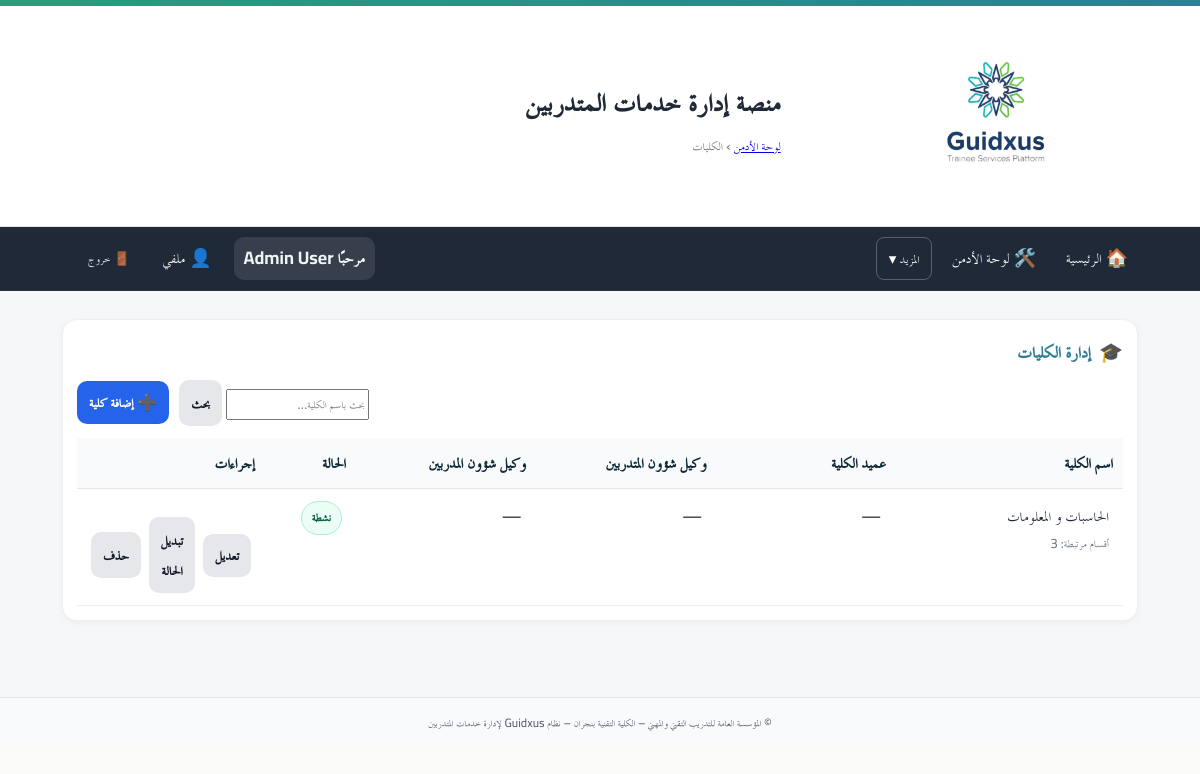
The page /admin/colleges/ (signed in) on the database its author committed.
### app/models.py (models this page shows)
class User(Base):
    __tablename__ = "users"
    id = Column(Integer, primary_key=True, autoincrement=True)
    full_name = Column(String(255), nullable=False)
    username = Column(String(100), unique=True, nullable=False, index=True)
    password_hash = Column(String(255), nullable=False)
    is_admin = Column(Boolean, default=False, nullable=False)   # سوبر أدمن (صلاحيات كاملة)
    is_college_admin = Column(Boolean, default=False, nullable=False)  # أدمن كلية (صلاحيات في نطاق كلية واحدة)
    college_admin_college = Column(String(255), nullable=True)  # الكلية التي يديرها أدمن الكلية
    is_hod = Column(Boolean, default=False, nullable=False)      # رئيس قسم؟
    is_doc = Column(Boolean, default=False, nullable=False)      # 👈 طبيب الكلية (جديد)
    hod_college = Column(String(255), nullable=True)             # كلية رئيس القسم (إن وُجد)
    is_active = Column(Boolean, default=True, nullable=False)
    must_change_password = Column(Boolean, default=True, nullable=False)  # يجب تغيير كلمة المرور عند أول دخول
    created_at = Column(DateTime, server_default=func.now(), nullable=False)
    updated_at = Column(DateTime, onupdate=func.now())
    headed_departments = relationship(
        "Department",
        back_populates="head_user",
        foreign_keys="Department.head_user_id",
        lazy="selectin",
    )

class College(Base):
    __tablename__ = "colleges"
    id = Column(Integer, primary_key=True, index=True)
    name = Column(String(255), nullable=False)
    name_en = Column(String(255), nullable=True)                 # إنجليزي للطباعة
    name_print_ar = Column(String(255), nullable=True)           # عربي للطباعة (جديد)
    dean_name = Column(String(255), nullable=True)
    vp_students_name = Column(String(255), nullable=True)
    vp_trainers_name = Column(String(255), nullable=True)
    dean_sign_path = Column(Text, nullable=True)
    vp_students_sign_path = Column(Text, nullable=True)
    students_affairs_stamp_path = Column(Text, nullable=True)
    is_active = Column(Boolean, nullable=False, default=False)
    created_at = Column(DateTime, server_default=func.now(), nullable=False)
    updated_at = Column(DateTime, server_default=func.now(), onupdate=func.now(), nullable=False)

### app/routers/admin_colleges.py (the view)
@router.get("")
@router.get("/")
def colleges_list(
    request: Request,
    admin=Depends(require_admin),
    db: Session = Depends(get_db),
    q: Optional[str] = None,
):
    current_user = get_current_user(request, db)
    if current_user and current_user.is_college_admin and current_user.college_admin_college:
        db_items: List[College] = (
            db.query(College)
            .filter(College.name == current_user.college_admin_college)
            .order_by(College.name.asc())
            .all()
        )
    else:
        db_items: List[College] = db.query(College).order_by(College.name.asc()).all()
    existing_norm = {normalize(c.name): c for c in db_items}
    dept_names = get_distinct_dept_colleges_norm(db)
    items: List[dict] = []
    for c in db_items:
        items.append({
            "id": c.id,
            "name": c.name,
            "name_en": getattr(c, "name_en", None),
            "name_print_ar": getattr(c, "name_print_ar", None),
            "dean_name": c.dean_name,
            "vp_students_name": c.vp_students_name,
            "vp_trainers_name": c.vp_trainers_name,
            "is_active": bool(c.is_active),
            "is_virtual": False,
            "dean_sign_path": getattr(c, "dean_sign_path", None),
            "vp_students_sign_path": getattr(c, "vp_students_sign_path", None),
            "students_affairs_stamp_path": getattr(c, "students_affairs_stamp_path", None),
        })
    if not (current_user and current_user.is_college_admin):
        for name in dept_names:
            if name not in existing_norm:
                items.append({
                    "id": None,
                    "name": name,
                    "name_en": None,
                    "name_print_ar": None,
                    "dean_name": None,
                    "vp_students_name": None,
                    "vp_trainers_name": None,
                    "is_active": False,
                    "is_virtual": True,
                    "dean_sign_path": None,
                    "vp_students_sign_path": None,
                    "students_affairs_stamp_path": None,
                })
    if q:
        ql = q.strip()
        items = [it for it in items if ql in it["name"]]
    items.sort(key=lambda x: normalize(x["name"]))
    dep_counts_norm = deps_count_map_norm(db)
    return templates.TemplateResponse(
        "admin/colleges_list.html",
        {
            "request": request,
            "items": items,
            "q": q or "",
            "dep_counts_norm": dep_counts_norm,
            "error": None,
        },
    )

### app/templates/admin/colleges_list.html (shortened to what this page needs)
{% extends "base.html" %}
{% block breadcrumb %}
  <a href="/admin/">لوحة الأدمن</a> › <span>الكليات</span>
{% endblock %}
{% block content %}
<div class="card">
  <div class="card-head">
    <div class="card-icon">🎓</div>
    <h3>إدارة الكليات</h3>
  </div>
  <div class="toolbar">
    <form class="grow" method="get" action="/admin/colleges">
      <input type="search" name="q" value="{{ q }}" placeholder="بحث باسم الكلية…">
      <button class="btn btn-secondary" type="submit">بحث</button>
    </form>
    {% if not current_user or not current_user.is_college_admin %}
    <a class="btn btn-primary" href="/admin/colleges/new">➕ إضافة كلية</a>
    {% else %}
    <button class="btn btn-primary" disabled>➕ إضافة كلية</button>
    {% endif %}
  </div>
  <div class="table-wrap">
    <table class="tbl">
      <thead>
        <tr>
          <th style="width:24%">اسم الكلية</th>
          <th style="width:19%">عميد الكلية</th>
          <th style="width:19%">وكيل شؤون المتدربين</th>
          <th style="width:19%">وكيل شؤون المدربين</th>
          <th style="width:9%">الحالة</th>
          <th style="width:10%">إجراءات</th>
        </tr>
      </thead>
      <tbody>
        {% for c in items %}
        {% set norm = c.name.strip().split()|join(' ') %}
        <tr>
          <td>
            {{ c.name }}
            {% if dep_counts_norm.get(norm) %}
              <div class="muted" style="font-size:.85rem">أقسام مرتبطة: {{ dep_counts_norm.get(norm) }}</div>
            {% endif %}
          </td>
          <td>{{ c.dean_name or '—' }}</td>
          <td>{{ c.vp_students_name or '—' }}</td>
          <td>{{ c.vp_trainers_name or '—' }}</td>
          <td>
            {% if not c.is_virtual and c.is_active %}
              <span class="badge badge-on">نشطة</span>
            {% else %}
              <span class="badge badge-off">{{ 'غير نشطة' if not c.is_virtual else 'غير مُسجّلة' }}</span>
            {% endif %}
          </td>
          <td class="actions">
            {% if c.is_virtual %}
              <a class="btn btn-secondary" href="/admin/colleges/new?name={{ c.name | urlencode }}">إكمال البيانات</a>
            {% else %}
              <a class="btn btn-secondary" href="/admin/colleges/{{ c.id }}/edit">تعديل</a>
              <form method="post" action="/admin/colleges/{{ c.id }}/toggle" style="display:inline">
                <button class="btn btn-secondary" type="submit">تبديل الحالة</button>
              </form>
              <form method="post" action="/admin/colleges/{{ c.id }}/delete" style="display:inline" onsubmit="return confirm('سيتم حذف الكلية نهائيًا. متابعة؟')">
                <button class="btn btn-secondary" type="submit">حذف</button>
              </form>
            {% endif %}
          </td>
        </tr>
        {% else %}
        <tr>
          <td colspan="6" class="muted">لا توجد كليات مطابقة.</td>
        </tr>
        {% endfor %}
      </tbody>
    </table>
  </div>
</div>
{% endblock %}

### app/templates/base.html (shortened to what this page needs)
<!doctype html>
<html lang="ar" dir="rtl">
<head>
  <link rel="stylesheet" href="/static/css/app.css">
  <link rel="stylesheet" href="/static/css/custom.css">
</head>
<body>
  <header class="site-header">
    <div class="topband"></div>
    <div class="header-inner">
      {% if ui_logo_url %}
        <img src="{{ ui_logo_url }}" alt="{{ app_name or 'Logo' }}" class="logo">
      {% else %}
        <img src="/static/images/logo.jpg" alt="{{ app_name or 'Logo' }}" class="logo">
      {% endif %}
      <div class="titles">
        <h1 class="site-title">{{ app_name or "منصة إدارة خدمات المتدربين" }}</h1>
        <div class="breadcrumb">{% block breadcrumb %}{% endblock %}</div>
      </div>
    </div>
  </header>
  <nav class="main-nav">
    <div class="nav-inner">
      <a href="/">🏠 الرئيسية</a>
      {% set cu = request.session.get('user') %}
      {% set display_name = (cu.get('full_name') if cu and cu.get('full_name') else (cu.get('username') if cu and cu.get('username') else 'مستخدم')) %}
      {% if cu %}
        {% if cu.get('is_admin') %}
          <a href="/admin/">🛠️ لوحة الأدمن</a>
          <div class="nav-more">
            <button type="button">المزيد ▾</button>
          </div>
        {% endif %}
        <div class="navbar-right">
          <span class="greeting">مرحبًا {{ display_name }}</span>
          <a href="/profile/" class="btn-link" title="ملفي الشخصي">👤 ملفي</a>
          <form method="post" action="/auth/logout" style="margin:0;">
            <button class="btn-link btn-logout" title="تسجيل الخروج">🚪 خروج</button>
          </form>
        </div>
      {% else %}
        <div class="nav-spacer"></div>
        <a href="/auth/login">🔐 تسجيل الدخول</a>
      {% endif %}
    </div>
  </nav>
  <main class="container">
    {% block content %}{% endblock %}
  </main>
  <footer class="site-footer">
    <div class="container">
      <small>
        {{ ui_footer or "© المؤسسة العامة للتدريب التقني والمهني – الكلية التقنية بنجران – نظام Guidxus لإدارة خدمات المتدربين" }}
      </small>
    </div>
  </footer>
</body>
</html>

### app/static/css/app.css (style rules this page uses)
:root { --tvtc-green-1:#7EC6A4; --tvtc-green-2:#289D7B; --tvtc-blue-1:#6BB6C8; --tvtc-blue-2:#2F7E96; --tvtc-gray-1:#F5F7F8; --tvtc-gray-2:#E5E7EA; --tvtc-gray-3:#6B7280; --tvtc-black:#1F2937; --tvtc-ivory:#FAFAF7; }
* { box-sizing:border-box; font-family:"Cairo","TraditionalArabicCustom","MajallaCustom","Noto Kufi Arabic","Segoe UI",Arial,sans-serif; }
body { margin:0; background:linear-gradient(180deg,var(--tvtc-ivory),#fff 220px,var(--tvtc-gray-1) 221px); color:var(--tvtc-black); font-size:18px; line-height:1.7; }
.container { max-width:1100px; margin-inline:auto; padding:16px; }
.site-header { background:#fff; border-bottom:1px solid var(--tvtc-gray-2); }
.header-inner { display:flex; align-items:center; gap:16px; padding-block:12px; }
.logo { height:56px; width:auto; filter: drop-shadow(0 1px 0 rgba(0,0,0,.05)); }
.site-title { margin:0; color:var(--tvtc-blue-2); font-weight:700; letter-spacing:.3px; }
.breadcrumb { color:var(--tvtc-gray-3); font-size:.9rem; }
.topband { height:6px; background:linear-gradient(90deg,var(--tvtc-green-2),var(--tvtc-blue-2)); }
.site-footer { margin-top:40px; background:#fff; border-top:1px solid var(--tvtc-gray-2); padding:16px; color:var(--tvtc-gray-3); text-align:center; }
.card { background:#fff; border:1px solid var(--tvtc-gray-2); border-radius:12px; padding:16px; margin-block:12px; box-shadow:0 2px 6px rgba(0,0,0,.04); }
.card-head { display:flex; align-items:center; gap:10px; margin-bottom:8px; }
.card-head h3 { margin:0; font-weight:800; color:var(--tvtc-blue-2); }
.card-icon { font-size:1.1rem; opacity:.9; }
.actions { display:flex; gap:12px; justify-content:flex-start; margin-top:16px; }
.btn { display:inline-block; padding:12px 18px; border-radius:10px; border:1px solid transparent; text-decoration:none; font-weight:800; font-size:1rem; cursor:pointer; }
.btn-primary { background:var(--tvtc-blue-2); color:#fff; }
.btn-secondary { background:#fff; color:var(--tvtc-blue-2); border-color:var(--tvtc-blue-2); }
.muted { color:var(--tvtc-gray-3); font-size:.95rem; }
.table-wrap { overflow:auto; }
table.tbl { width:100%; border-collapse:separate; border-spacing:0 8px; }
table.tbl thead th { background:#f8fafc; color:#0f2b37; padding:10px; font-weight:800; text-align:right; border-bottom:1px solid var(--tvtc-gray-2); }
table.tbl tbody tr { background:#fff; border:1px solid var(--tvtc-gray-2); }
table.tbl td { padding:10px; vertical-align:top; }
.badge { display:inline-block; padding:4px 8px; border-radius:999px; font-size:.85rem; font-weight:800; }
.main-nav { background: #1f2937; color: #fff; border-bottom: 1px solid rgba(255,255,255,.06); }
.main-nav .nav-inner { display: flex; gap: 10px; align-items: center; padding: 10px 12px; max-width: 1100px; margin: 0 auto; }
.main-nav a { color:#fff; text-decoration:none; padding:6px 10px; border-radius:8px; }
.main-nav form { margin-inline-start: auto; }
.btn-link { background: transparent; color: #fff; border: 0; cursor: pointer; padding: 6px 10px; border-radius: 8px; }

### app/static/css/custom.css (style rules this page uses)
.nav-inner a { display: inline-flex; align-items: center; gap: 6px; color: #fff; text-decoration: none; padding: 6px 10px; border-radius: 8px; }
.nav-inner .btn-link { display: inline-flex; align-items: center; gap: 6px; background: transparent; color: #fff; border: 0; cursor: pointer; padding: 6px 10px; border-radius: 8px; }
.navbar-right { display: flex; align-items: center; gap: 12px; }
.greeting { font-weight: 700; color: #f0f5f6; background: rgba(255, 255, 255, 0.10); padding: 6px 10px; border-radius: 10px; }
.btn-logout { margin-left: 40px; }
.btn-logout { margin-left: 16px; }
.nav-more { position: relative; }
.nav-more > button { background: transparent; border: 1px solid rgba(255, 255, 255, 0.25); color: #fff; padding: 6px 12px; border-radius: 8px; cursor: pointer; font-size: 0.95rem; display: inline-flex; align-items: center; gap: 6px; }
.card { background: #fff; border: 1px solid #eee; border-radius: 14px; padding: 14px; margin-bottom: 12px; }
.card-head { display: flex; align-items: center; gap: 8px; margin-bottom: 10px; }
.card-icon { font-size: 1.2rem; }
.actions { display: flex; gap: 8px; align-items: center; }
.btn { padding: 8px 12px; border-radius: 10px; border: 0; cursor: pointer; }
.btn-primary { background: #2563eb; color: #fff; }
.btn-secondary { background: #e5e7eb; color: #111827; }
.muted { color: #6b7280; }
.site-footer { background: #f9fafb; padding: 12px 0; text-align: center; font-size: .9rem; color: #4b5563; }

### rows shown on the page
User: full_name "Admin User"
College: name "الحاسبات و المعلومات", get "3", dean_name "—", vp_students_name "—", vp_trainers_name "—"

### other values the page prints
{{ app_name or "منصة إدارة خدمات المتدربين" }} "منصة إدارة خدمات المتدربين"
